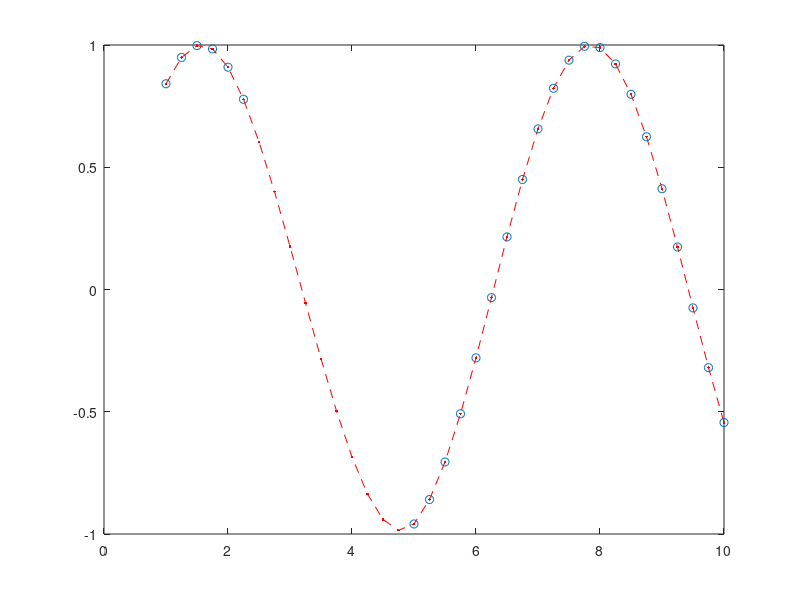

The MATLAB source for this figure:
%% Author: Lu, Chia-Feng 2014.01.02
clear, clc, close all

%% initialize parameters
x=0:0.25:10;
y=sin(x);
xx=x;  % the complete x data to be estimated

removeperiod=[1:4 11:20]; % the period of data to be removed, try [11:20], [11:25]

x(removeperiod)=[];  % remove parts of data points in purpose
y(removeperiod)=[];  % remove parts of data points in purpose

method='spline'; 
%%% the method of 1-D interpolation
% nearest: Nearest neighbor interpolation
% linear: Linear interpolation (default)
% spline: Cubic spline interpolation
% pchip: Piecewise cubic Hermite interpolation

SNR=25; % in dB
%% add white noise
% y=awgn(y,SNR);  % add white noise to signal according to a specific SNR

%% perform cubic spline data interpolation
yy=interp1(x,y,xx,method);

figure,
plot(x,y,'o'),hold on,
xlim([xx(1) xx(end)])
plot(xx,yy,'r.--')